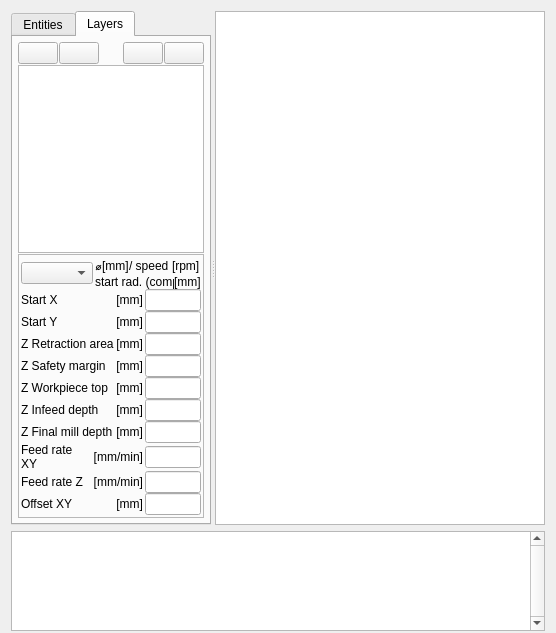
  <widget class="QWidget" name="centralwidget">
   <layout class="QVBoxLayout" name="verticalLayout">
    <property name="spacing">
     <number>6</number>
    </property>
    <property name="bottomMargin">
     <number>2</number>
    </property>
    <item>
     <widget class="QSplitter" name="splitter">
      <property name="orientation">
       <enum>Qt::Horizontal</enum>
      </property>
      <property name="childrenCollapsible">
       <bool>false</bool>
      </property>
      <widget class="QTabWidget" name="mytabWidget">
       <property name="sizePolicy">
        <sizepolicy hsizetype="Preferred" vsizetype="Expanding">
         <horstretch>2</horstretch>
         <verstretch>0</verstretch>
        </sizepolicy>
       </property>
       <property name="minimumSize">
        <size>
         <width>200</width>
         <height>0</height>
        </size>
       </property>
       <property name="autoFillBackground">
        <bool>false</bool>
       </property>
       <property name="currentIndex">
        <number>1</number>
       </property>
       <widget class="QWidget" name="tab">
        <attribute name="title">
         <string>Entities</string>
        </attribute>
        <layout class="QVBoxLayout" name="verticalLayout_3">
         <item>
          <layout class="QHBoxLayout" name="horizontalLayout_5">
           <property name="spacing">
            <number>1</number>
           </property>
           <item>
            <widget class="QPushButton" name="blocksCollapsePushButton">
             <property name="sizePolicy">
              <sizepolicy hsizetype="Fixed" vsizetype="Fixed">
               <horstretch>0</horstretch>
               <verstretch>0</verstretch>
              </sizepolicy>
             </property>
             <property name="toolTip">
              <string>Collapse all items</string>
             </property>
             <property name="icon">
              <iconset resource="dxf2gcode_images.qrc">
               <normaloff>:/images/collapse-all.png</normaloff>:/images/collapse-all.png</iconset>
             </property>
             <property name="iconSize">
              <size>
               <width>24</width>
               <height>24</height>
              </size>
             </property>
            </widget>
           </item>
           <item>
            <widget class="QPushButton" name="blocksExpandPushButton">
             <property name="sizePolicy">
              <sizepolicy hsizetype="Fixed" vsizetype="Fixed">
               <horstretch>0</horstretch>
               <verstretch>0</verstretch>
              </sizepolicy>
             </property>
             <property name="toolTip">
              <string>Expand all items</string>
             </property>
             <property name="icon">
              <iconset resource="dxf2gcode_images.qrc">
               <normaloff>:/images/expand-all.png</normaloff>:/images/expand-all.png</iconset>
             </property>
             <property name="iconSize">
              <size>
               <width>24</width>
               <height>24</height>
              </size>
             </property>
            </widget>
           </item>
           <item>
            <spacer name="horizontalSpacer_2">
             <property name="orientation">
              <enum>Qt::Horizontal</enum>
             </property>
             <property name="sizeHint" stdset="0">
              <size>
               <width>13</width>
               <height>20</height>
              </size>
             </property>
            </spacer>
           </item>
          </layout>
         </item>
         <item>
          <widget class="TreeView" name="entitiesTreeView">
           <property name="sizePolicy">
            <sizepolicy hsizetype="Preferred" vsizetype="Expanding">
             <horstretch>0</horstretch>
             <verstretch>0</verstretch>
            </sizepolicy>
           </property>
          </widget>
         </item>
        </layout>
       </widget>
       <widget class="QWidget" name="tab_2">
        <attribute name="title">
         <string>Layers</string>
        </attribute>
        <layout class="QVBoxLayout" name="verticalLayout_5">
         <property name="spacing">
          <number>1</number>
         </property>
         <property name="leftMargin">
          <number>5</number>
         </property>
         <property name="topMargin">
          <number>5</number>
         </property>
         <property name="rightMargin">
          <number>5</number>
         </property>
         <property name="bottomMargin">
          <number>5</number>
         </property>
         <item>
          <layout class="QHBoxLayout" name="horizontalLayout_4">
           <property name="spacing">
            <number>1</number>
           </property>
           <item>
            <widget class="QPushButton" name="layersCollapsePushButton">
             <property name="sizePolicy">
              <sizepolicy hsizetype="Fixed" vsizetype="Fixed">
               <horstretch>0</horstretch>
               <verstretch>0</verstretch>
              </sizepolicy>
             </property>
             <property name="toolTip">
              <string>Collapse all items</string>
             </property>
             <property name="icon">
              <iconset resource="dxf2gcode_images.qrc">
               <normaloff>:/images/collapse-all.png</normaloff>:/images/collapse-all.png</iconset>
             </property>
             <property name="iconSize">
              <size>
               <width>24</width>
               <height>24</height>
              </size>
             </property>
            </widget>
           </item>
           <item>
            <widget class="QPushButton" name="layersExpandPushButton">
             <property name="sizePolicy">
              <sizepolicy hsizetype="Fixed" vsizetype="Fixed">
               <horstretch>0</horstretch>
               <verstretch>0</verstretch>
              </sizepolicy>
             </property>
             <property name="toolTip">
              <string>Expand all items</string>
             </property>
             <property name="icon">
              <iconset resource="dxf2gcode_images.qrc">
               <normaloff>:/images/expand-all.png</normaloff>:/images/expand-all.png</iconset>
             </property>
             <property name="iconSize">
              <size>
               <width>24</width>
               <height>24</height>
              </size>
             </property>
            </widget>
           </item>
           <item>
            <spacer name="horizontalSpacer">
             <property name="orientation">
              <enum>Qt::Horizontal</enum>
             </property>
             <property name="sizeHint" stdset="0">
              <size>
               <width>13</width>
               <height>20</height>
              </size>
             </property>
            </spacer>
           </item>
           <item>
            <widget class="QPushButton" name="layersGoUpPushButton">
             <property name="sizePolicy">
              <sizepolicy hsizetype="Fixed" vsizetype="Fixed">
               <horstretch>0</horstretch>
               <verstretch>0</verstretch>
              </sizepolicy>
             </property>
             <property name="toolTip">
              <string>Move-up the selected shape/layer</string>
             </property>
             <property name="icon">
              <iconset resource="dxf2gcode_images.qrc">
               <normaloff>:/images/go-up.png</normaloff>:/images/go-up.png</iconset>
             </property>
             <property name="iconSize">
              <size>
               <width>24</width>
               <height>24</height>
              </size>
             </property>
            </widget>
           </item>
           <item>
            <widget class="QPushButton" name="layersGoDownPushButton">
             <property name="sizePolicy">
              <sizepolicy hsizetype="Fixed" vsizetype="Fixed">
               <horstretch>0</horstretch>
               <verstretch>0</verstretch>
              </sizepolicy>
             </property>
             <property name="toolTip">
              <string>Move-down the selected shape/layer</string>
             </property>
             <property name="icon">
              <iconset resource="dxf2gcode_images.qrc">
               <normaloff>:/images/go-down.png</normaloff>:/images/go-down.png</iconset>
             </property>
             <property name="iconSize">
              <size>
               <width>24</width>
               <height>24</height>
              </size>
             </property>
            </widget>
           </item>
          </layout>
         </item>
         <item>
          <widget class="TreeView" name="layersShapesTreeView">
           <property name="sizePolicy">
            <sizepolicy hsizetype="Preferred" vsizetype="Expanding">
             <horstretch>0</horstretch>
             <verstretch>0</verstretch>
            </sizepolicy>
           </property>
          </widget>
         </item>
         <item>
          <widget class="QFrame" name="millSettingsFrame">
           <property name="frameShape">
            <enum>QFrame::StyledPanel</enum>
           </property>
           <property name="frameShadow">
            <enum>QFrame::Raised</enum>
           </property>
           <property name="lineWidth">
            <number>0</number>
           </property>
           <layout class="QVBoxLayout" name="verticalLayout_4">
            <property name="spacing">
             <number>0</number>
            </property>
            <property name="leftMargin">
             <number>2</number>
            </property>
            <property name="topMargin">
             <number>2</number>
            </property>
            <property name="rightMargin">
             <number>2</number>
            </property>
            <property name="bottomMargin">
             <number>2</number>
            </property>
            <item>
             <layout class="QHBoxLayout" name="horizontalLayout_3">
              <property name="spacing">
               <number>2</number>
              </property>
              <item>
               <widget class="QComboBox" name="toolDiameterComboBox">
                <property name="sizePolicy">
                 <sizepolicy hsizetype="Preferred" vsizetype="Fixed">
                  <horstretch>0</horstretch>
                  <verstretch>0</verstretch>
                 </sizepolicy>
                </property>
                <property name="maxVisibleItems">
                 <number>20</number>
                </property>
               </widget>
              </item>
              <item>
               <layout class="QVBoxLayout" name="verticalLayout_2">
                <property name="spacing">
                 <number>0</number>
                </property>
                <item>
                 <layout class="QHBoxLayout" name="horizontalLayout">
                  <item>
                   <widget class="QLabel" name="label_11">
                    <property name="sizePolicy">
                     <sizepolicy hsizetype="Maximum" vsizetype="Preferred">
                      <horstretch>0</horstretch>
                      <verstretch>0</verstretch>
                     </sizepolicy>
                    </property>
                    <property name="text">
                     <string notr="true">⌀</string>
                    </property>
                    <property name="textFormat">
                     <enum>Qt::PlainText</enum>
                    </property>
                   </widget>
                  </item>
                  <item>
                   <widget class="QLabel" name="toolDiameterLabel">
                    <property name="sizePolicy">
                     <sizepolicy hsizetype="Maximum" vsizetype="Preferred">
                      <horstretch>0</horstretch>
                      <verstretch>0</verstretch>
                     </sizepolicy>
                    </property>
                    <property name="text">
                     <string notr="true">[mm]</string>
                    </property>
                   </widget>
                  </item>
                  <item>
                   <widget class="QLabel" name="label_12">
                    <property name="sizePolicy">
                     <sizepolicy hsizetype="Maximum" vsizetype="Preferred">
                      <horstretch>0</horstretch>
                      <verstretch>0</verstretch>
                     </sizepolicy>
                    </property>
                    <property name="text">
                     <string>/ speed </string>
                    </property>
                   </widget>
                  </item>
                  <item>
                   <widget class="QLabel" name="toolSpeedLabel">
                    <property name="sizePolicy">
                     <sizepolicy hsizetype="Maximum" vsizetype="Preferred">
                      <horstretch>0</horstretch>
                      <verstretch>0</verstretch>
                     </sizepolicy>
                    </property>
                    <property name="text">
                     <string notr="true">[rpm]</string>
                    </property>
                   </widget>
                  </item>
                 </layout>
                </item>
                <item>
                 <layout class="QHBoxLayout" name="horizontalLayout_2">
                  <item>
                   <widget class="QLabel" name="label_13">
                    <property name="sizePolicy">
                     <sizepolicy hsizetype="Maximum" vsizetype="Preferred">
                      <horstretch>0</horstretch>
                      <verstretch>0</verstretch>
                     </sizepolicy>
                    </property>
                    <property name="text">
                     <string>start rad. (comp) </string>
                    </property>
                   </widget>
                  </item>
                  <item>
                   <widget class="QLabel" name="startRadiusLabel">
                    <property name="sizePolicy">
                     <sizepolicy hsizetype="Maximum" vsizetype="Preferred">
                      <horstretch>0</horstretch>
                      <verstretch>0</verstretch>
                     </sizepolicy>
                    </property>
                    <property name="text">
                     <string notr="true">[mm]</string>
                    </property>
                   </widget>
                  </item>
                 </layout>
                </item>
               </layout>
              </item>
             </layout>
            </item>
            <item>
             <layout class="QGridLayout" name="gridLayout" columnstretch="0,0">
              <property name="horizontalSpacing">
               <number>2</number>
              </property>
              <property name="verticalSpacing">
               <number>0</number>
              </property>
              <item row="4" column="1">
               <widget class="QLineEdit" name="zInitialMillDepthLineEdit">
                <property name="sizePolicy">
                 <sizepolicy hsizetype="Preferred" vsizetype="Fixed">
                  <horstretch>0</horstretch>
                  <verstretch>0</verstretch>
                 </sizepolicy>
                </property>
                <property name="toolTip">
                 <string>Milling will start at Z = &quot;Workpiece top Z&quot; - &quot;Z infeed depth&quot;</string>
                </property>
               </widget>
              </item>
              <item row="7" column="0">
               <layout class="QHBoxLayout" name="horizontalLayout_13">
                <property name="spacing">
                 <number>2</number>
                </property>
                <property name="leftMargin">
                 <number>0</number>
                </property>
                <property name="rightMargin">
                 <number>0</number>
                </property>
                <item>
                 <widget class="QLabel" name="label_7">
                  <property name="text">
                   <string>Feed rate XY</string>
                  </property>
                  <property name="wordWrap">
                   <bool>true</bool>
                  </property>
                 </widget>
                </item>
                <item>
                 <widget class="QLabel" name="unitLabel_8">
                  <property name="text">
                   <string notr="true">[mm/min]</string>
                  </property>
                  <property name="alignment">
                   <set>Qt::AlignRight|Qt::AlignTrailing|Qt::AlignVCenter</set>
                  </property>
                 </widget>
                </item>
               </layout>
              </item>
              <item row="6" column="0">
               <layout class="QHBoxLayout" name="horizontalLayout_12">
                <property name="spacing">
                 <number>2</number>
                </property>
                <property name="leftMargin">
                 <number>0</number>
                </property>
                <property name="rightMargin">
                 <number>0</number>
                </property>
                <item>
                 <widget class="QLabel" name="label_8">
                  <property name="text">
                   <string>Z Final mill depth</string>
                  </property>
                 </widget>
                </item>
                <item>
                 <widget class="QLabel" name="unitLabel_7">
                  <property name="text">
                   <string notr="true">[mm]</string>
                  </property>
                  <property name="alignment">
                   <set>Qt::AlignRight|Qt::AlignTrailing|Qt::AlignVCenter</set>
                  </property>
                 </widget>
                </item>
               </layout>
              </item>
              <item row="5" column="1">
               <widget class="QLineEdit" name="zInfeedDepthLineEdit">
                <property name="sizePolicy">
                 <sizepolicy hsizetype="Preferred" vsizetype="Fixed">
                  <horstretch>0</horstretch>
                  <verstretch>0</verstretch>
                 </sizepolicy>
                </property>
               </widget>
              </item>
              <item row="5" column="0">
               <layout class="QHBoxLayout" name="horizontalLayout_11">
                <property name="spacing">
                 <number>2</number>
                </property>
                <property name="leftMargin">
                 <number>0</number>
                </property>
                <property name="rightMargin">
                 <number>0</number>
                </property>
                <item>
                 <widget class="QLabel" name="label_9">
                  <property name="text">
                   <string>Z Infeed depth</string>
                  </property>
                 </widget>
                </item>
                <item>
                 <widget class="QLabel" name="unitLabel_6">
                  <property name="text">
                   <string notr="true">[mm]</string>
                  </property>
                  <property name="alignment">
                   <set>Qt::AlignRight|Qt::AlignTrailing|Qt::AlignVCenter</set>
                  </property>
                 </widget>
                </item>
               </layout>
              </item>
              <item row="3" column="1">
               <widget class="QLineEdit" name="zSafetyMarginLineEdit">
                <property name="sizePolicy">
                 <sizepolicy hsizetype="Preferred" vsizetype="Fixed">
                  <horstretch>0</horstretch>
                  <verstretch>0</verstretch>
                 </sizepolicy>
                </property>
               </widget>
              </item>
              <item row="6" column="1">
               <widget class="QLineEdit" name="zFinalMillDepthLineEdit">
                <property name="sizePolicy">
                 <sizepolicy hsizetype="Preferred" vsizetype="Fixed">
                  <horstretch>0</horstretch>
                  <verstretch>0</verstretch>
                 </sizepolicy>
                </property>
               </widget>
              </item>
              <item row="3" column="0">
               <layout class="QHBoxLayout" name="horizontalLayout_9">
                <property name="spacing">
                 <number>2</number>
                </property>
                <property name="leftMargin">
                 <number>0</number>
                </property>
                <property name="rightMargin">
                 <number>0</number>
                </property>
                <item>
                 <widget class="QLabel" name="label_5">
                  <property name="text">
                   <string>Z Safety margin</string>
                  </property>
                 </widget>
                </item>
                <item>
                 <widget class="QLabel" name="unitLabel_4">
                  <property name="text">
                   <string notr="true">[mm]</string>
                  </property>
                  <property name="alignment">
                   <set>Qt::AlignRight|Qt::AlignTrailing|Qt::AlignVCenter</set>
                  </property>
                 </widget>
                </item>
               </layout>
              </item>
              <item row="2" column="1">
               <widget class="QLineEdit" name="zRetractionArealLineEdit">
                <property name="sizePolicy">
                 <sizepolicy hsizetype="Preferred" vsizetype="Fixed">
                  <horstretch>0</horstretch>
                  <verstretch>0</verstretch>
                 </sizepolicy>
                </property>
               </widget>
              </item>
              <item row="2" column="0">
               <layout class="QHBoxLayout" name="horizontalLayout_8">
                <property name="spacing">
                 <number>2</number>
                </property>
                <property name="leftMargin">
                 <number>0</number>
                </property>
                <property name="rightMargin">
                 <number>0</number>
                </property>
                <item>
                 <widget class="QLabel" name="label_6">
                  <property name="text">
                   <string>Z Retraction area</string>
                  </property>
                 </widget>
                </item>
                <item>
                 <widget class="QLabel" name="unitLabel_3">
                  <property name="text">
                   <string notr="true">[mm]</string>
                  </property>
                  <property name="alignment">
                   <set>Qt::AlignRight|Qt::AlignTrailing|Qt::AlignVCenter</set>
                  </property>
                 </widget>
                </item>
               </layout>
              </item>
              <item row="4" column="0">
               <layout class="QHBoxLayout" name="horizontalLayout_10">
                <property name="spacing">
                 <number>2</number>
                </property>
                <property name="leftMargin">
                 <number>0</number>
                </property>
                <property name="rightMargin">
                 <number>0</number>
                </property>
                <item>
                 <widget class="QLabel" name="label_14">
                  <property name="text">
                   <string>Z Workpiece top</string>
                  </property>
                 </widget>
                </item>
                <item>
                 <widget class="QLabel" name="unitLabel_5">
                  <property name="text">
                   <string notr="true">[mm]</string>
                  </property>
                  <property name="alignment">
                   <set>Qt::AlignRight|Qt::AlignTrailing|Qt::AlignVCenter</set>
                  </property>
                 </widget>
                </item>
               </layout>
              </item>
              <item row="8" column="1">
               <widget class="QLineEdit" name="g1FeedZLineEdit">
                <property name="sizePolicy">
                 <sizepolicy hsizetype="Preferred" vsizetype="Fixed">
                  <horstretch>0</horstretch>
                  <verstretch>0</verstretch>
                 </sizepolicy>
                </property>
               </widget>
              </item>
              <item row="0" column="0">
               <layout class="QHBoxLayout" name="horizontalLayout_6">
                <property name="spacing">
                 <number>2</number>
                </property>
                <property name="leftMargin">
                 <number>0</number>
                </property>
                <property name="rightMargin">
                 <number>0</number>
                </property>
                <item>
                 <widget class="QLabel" name="startAtXLabel">
                  <property name="text">
                   <string>Start X</string>
                  </property>
                 </widget>
                </item>
                <item>
                 <widget class="QLabel" name="unitLabel_1">
                  <property name="text">
                   <string notr="true">[mm]</string>
                  </property>
                  <property name="alignment">
                   <set>Qt::AlignRight|Qt::AlignTrailing|Qt::AlignVCenter</set>
                  </property>
                 </widget>
                </item>
               </layout>
              </item>
              <item row="1" column="1">
               <widget class="QLineEdit" name="startAtYLineEdit">
                <property name="sizePolicy">
                 <sizepolicy hsizetype="Preferred" vsizetype="Fixed">
                  <horstretch>0</horstretch>
                  <verstretch>0</verstretch>
                 </sizepolicy>
                </property>
               </widget>
              </item>
              <item row="7" column="1">
               <widget class="QLineEdit" name="g1FeedXYLineEdit">
                <property name="sizePolicy">
                 <sizepolicy hsizetype="Preferred" vsizetype="Fixed">
                  <horstretch>0</horstretch>
                  <verstretch>0</verstretch>
                 </sizepolicy>
                </property>
               </widget>
              </item>
              <item row="8" column="0">
               <layout class="QHBoxLayout" name="horizontalLayout_14">
                <property name="spacing">
                 <number>2</number>
                </property>
                <property name="leftMargin">
                 <number>0</number>
                </property>
                <property name="rightMargin">
                 <number>0</number>
                </property>
                <item>
                 <widget class="QLabel" name="label_10">
                  <property name="text">
                   <string>Feed rate Z</string>
                  </property>
                  <property name="wordWrap">
                   <bool>true</bool>
                  </property>
                 </widget>
                </item>
                <item>
                 <widget class="QLabel" name="unitLabel_9">
                  <property name="text">
                   <string notr="true">[mm/min]</string>
                  </property>
                  <property name="alignment">
                   <set>Qt::AlignRight|Qt::AlignTrailing|Qt::AlignVCenter</set>
                  </property>
                 </widget>
                </item>
               </layout>
              </item>
              <item row="1" column="0">
               <layout class="QHBoxLayout" name="horizontalLayout_7">
                <property name="spacing">
                 <number>2</number>
                </property>
                <property name="leftMargin">
                 <number>0</number>
                </property>
                <property name="rightMargin">
                 <number>0</number>
                </property>
                <item>
                 <widget class="QLabel" name="startAtYLabel">
                  <property name="text">
                   <string>Start Y</string>
                  </property>
                 </widget>
                </item>
                <item>
                 <widget class="QLabel" name="unitLabel_2">
                  <property name="text">
                   <string notr="true">[mm]</string>
                  </property>
                  <property name="alignment">
                   <set>Qt::AlignRight|Qt::AlignTrailing|Qt::AlignVCenter</set>
                  </property>
                 </widget>
                </item>
               </layout>
              </item>
              <item row="0" column="1">
               <widget class="QLineEdit" name="startAtXLineEdit">
                <property name="sizePolicy">
                 <sizepolicy hsizetype="Preferred" vsizetype="Fixed">
                  <horstretch>0</horstretch>
                  <verstretch>0</verstretch>
                 </sizepolicy>
                </property>
               </widget>
              </item>
              <item row="9" column="0">
               <layout class="QHBoxLayout" name="horizontalLayout_15">
                <item>
                 <widget class="QLabel" name="label15">
                  <property name="text">
                   <string>Offset XY</string>
                  </property>
                 </widget>
                </item>
                <item>
                 <widget class="QLabel" name="unitLabel_15">
                  <property name="maximumSize">
                   <size>
                    <width>31</width>
                    <height>16777215</height>
                   </size>
                  </property>
                  <property name="layoutDirection">
                   <enum>Qt::RightToLeft</enum>
                  </property>
                  <property name="text">
                   <string notr="true">[mm]</string>
                  </property>
                  <property name="alignment">
                   <set>Qt::AlignRight|Qt::AlignTrailing|Qt::AlignVCenter</set>
                  </property>
                 </widget>
                </item>
               </layout>
              </item>
              <item row="9" column="1">
               <widget class="QLineEdit" name="OffsetXYLineEdit"/>
              </item>
             </layout>
            </item>
           </layout>
          </widget>
         </item>
        </layout>
       </widget>
      </widget>
      <widget class="Canvas" name="canvas">
       <property name="sizePolicy">
        <sizepolicy hsizetype="Expanding" vsizetype="Expanding">
         <horstretch>7</horstretch>
         <verstretch>0</verstretch>
        </sizepolicy>
       </property>
       <property name="minimumSize">
        <size>
         <width>200</width>
         <height>200</height>
        </size>
       </property>
       <property name="contextMenuPolicy">
        <enum>Qt::DefaultContextMenu</enum>
       </property>
      </widget>
     </widget>
    </item>
    <item>
     <widget class="MessageBox" name="messageBox">
      <property name="sizePolicy">
       <sizepolicy hsizetype="Expanding" vsizetype="Fixed">
        <horstretch>0</horstretch>
        <verstretch>0</verstretch>
       </sizepolicy>
      </property>
      <property name="maximumSize">
       <size>
        <width>16777215</width>
        <height>100</height>
       </size>
      </property>
      <property name="verticalScrollBarPolicy">
       <enum>Qt::ScrollBarAlwaysOn</enum>
      </property>
     </widget>
    </item>
   </layout>
  </widget>
